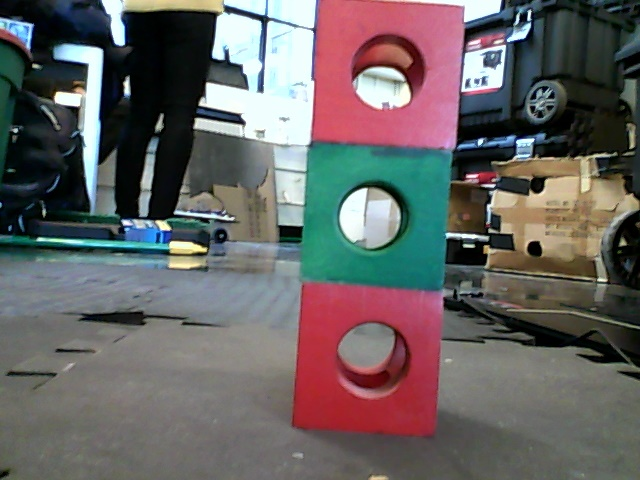
//> input picture block_test.jpg, 640 x 480 px
$ ./color_detector   (built with g++ and OpenCV 4)
//> lines starting //> are read from the running program, lines starting //| are printed output that depends on the picture; after the words box and inside, x2 and y2 are one past the last pixel; in counts of white or black regions, pixels touching at a corner belong together
#include <opencv2/core/core.hpp>
#include <opencv2/highgui/highgui.hpp>
#include <iostream>
#include <list>
#include <string>
#include <map>
#include <vector>
#include <unordered_set>
#include <set>
#include <time.h>
// #include "flood_fill.h"

using namespace cv;
using namespace std;

namespace
{
    template<typename T>
    std::size_t make_hash(const T& v)
    {
        return std::hash<T>()(v);
    }

    void hash_combine(std::size_t& h, const std::size_t& v)
    {
        h ^= v + 0x9e3779b9 + (h << 6) + (h >> 2);
    }

    template<typename T>
    struct hash_container
    {
        size_t operator()(const T& v) const
        {
            size_t h=0;
            for( const auto& e : v ) {
                hash_combine(h, make_hash(e));
            }
            return h;
        }
    };
}

namespace std
{
    template<typename T, typename U>
    struct hash< pair<T, U> >
    {
        size_t operator()(const pair<T,U>& v) const
        {
            size_t h=make_hash(v.first);
            hash_combine(h, make_hash(v.second));
            return h;
        }
    };

    template<typename... T>
    struct hash< vector<T...> > : hash_container< vector<T...> > {};

    template<typename... T>
    struct hash< map<T...> > : hash_container< map<T...> > {};
}


// Flood-fill (node, target-color, replacement-color):
//  1. If target-color is equal to replacement-color, return.
//  2. Set Q to the empty queue.
//  3. Add node to the end of Q.
//  4. While Q is not empty:
//  5.     Set n equal to the first element of Q.
//  6.     Remove first element from Q.
//  7.     If the color of n is equal to target-color:
//  8.         Set the color of n to replacement-color and mark "n" as processed.
//  9.         Add west node to end of Q if west has not been processed yet.
//  10.        Add east node to end of Q if east has not been processed yet.
//  11.        Add north node to end of Q if north has not been processed yet.
//  12.        Add south node to end of Q if south has not been processed yet.
//  13. Return.

vector<int> FloodFill(int orig_x, int orig_y, cv::Mat image) {
    vector< vector<int> > queue;
    // set< int > processed;
    int topLeftCornerY = 1200; // must be greater than 640x480=1120
    int topLeftCornerX = 1200; // must be greater than 640x480=1120
    int bottomRightCornerY = 0;
    int bottomRightCornerX = 0;

    vector<int> coor;
    coor.push_back(orig_x);
    coor.push_back(orig_y);
    queue.push_back(coor);

    uint8_t* pixelPtr = (uint8_t*)image.data;
    int cn = image.channels();
    int width = image.cols;
    int height = image.rows;
    Scalar_<uint8_t> bgrPixel;

    while (queue.size() != 0) {
        vector<int> cur_coor = queue.back();
        queue.pop_back();
        int x = cur_coor.at(0);
        int y = cur_coor.at(1);
        bgrPixel.val[0] = pixelPtr[x*width*cn + y*cn + 0]; // B
        bgrPixel.val[1] = pixelPtr[x*width*cn + y*cn + 1]; // G
        bgrPixel.val[2] = pixelPtr[x*width*cn + y*cn + 2]; // R

        bool isRed = bgrPixel.val[2] > 1.3*bgrPixel.val[1] && bgrPixel.val[2] > 1.3*bgrPixel.val[0];
        if (isRed) {
            if (x + y < topLeftCornerX + topLeftCornerY) {
                topLeftCornerX = x;
                topLeftCornerY = y;
            }
            else if (x + y > bottomRightCornerX + bottomRightCornerY) {
                bottomRightCornerX = x;
                bottomRightCornerY = y;
            }

            pixelPtr[x*width*cn + y*cn + 0] = 0;
            pixelPtr[x*width*cn + y*cn + 1] = 0;
            pixelPtr[x*width*cn + y*cn + 2] = 0;

            for (int dx = -1; dx < 2; dx++) {
                for (int dy = -1; dy < 2; dy++) {
                    if (dx == 0 && dy == 0) {
                        continue;
                    }
                    if (x+dx < width && x+dx >= 0 && y+dy < height && y+dy >= 0) {
                        vector<int> neighbor_coor;
                        neighbor_coor.push_back(x + dx);
                        neighbor_coor.push_back(y + dy);
                        // set<list<int> >::const_iterator got = processed.find(neighbor_coor);

                        // if (got == processed.end()) {
                            // not in processed
                            // processed.insert(neighbor_coor);
                            queue.push_back(neighbor_coor);
                        // }
                    }
                }
            }
        }
    }

    vector<int> output;
    int minNumLength = 25;
    if (bottomRightCornerX - topLeftCornerX > minNumLength && bottomRightCornerY - topLeftCornerY > minNumLength) {
        output.push_back(topLeftCornerX);
        output.push_back(topLeftCornerY);
        output.push_back(bottomRightCornerX);
        output.push_back(bottomRightCornerY);
    }

    return output;
}

int main( int argc, char** argv )
{
    const clock_t begin_time = clock();
    Mat image = imread("block_test.jpg");
//> image is the input picture: 480 rows x 640 cols, CV_8UC3; mean B, G, R 98.8, 99.4, 103.1
    int height = image.rows;
//> height = 480
    int width = image.cols;
//> width = 640

    vector<int> output;
    int numBlocks = 0;
    for (int x = 0; x < height; x+=50) { // why does switching height and width work?
        for (int y = 0; y < width; y+=50) {
            // output = FloodFill(480, 1990, image);
            output = FloodFill(x, y, image);
            // [22 lines of commented-out code are left out]
                if (output.size() !=0) {
                    cout << "[(" << output.at(0) << "," << output.at(1) << ")  (" << output.at(2) << "," << output.at(3) << ")]    ";
                    numBlocks++;
                }
        }
    }
//> this loop made 10 passes
//> numBlocks on passes 1 to 10: 1, 1, 1, 1, 1, 1, 2, 2, 2, 2
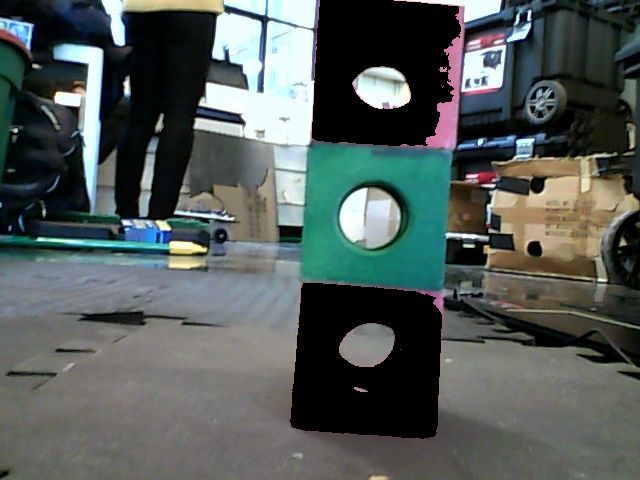
//> image: 480 rows x 640 cols, CV_8UC3; 11.73% of pixels changed, all inside (x1, y1, x2, y2) = (290, 0, 461, 439)
//> after the loop, numBlocks = 2
    cout << endl << "Flood fill took " << float( clock () - begin_time ) /  CLOCKS_PER_SEC << "s." << endl;
    cout << "Number of Flood Fill Areas discovered: " << numBlocks << endl;
//| Number of Flood Fill Areas discovered: 2

    namedWindow( "Display window", WINDOW_AUTOSIZE );// Create a window for display.
    imshow( "Display window", image );                   // Show our image inside it.

    waitKey(0);                                          // Wait for a keystroke in the window
    return 0;
}

$ run again, with Picture 10.jpg copied over block_test.jpg
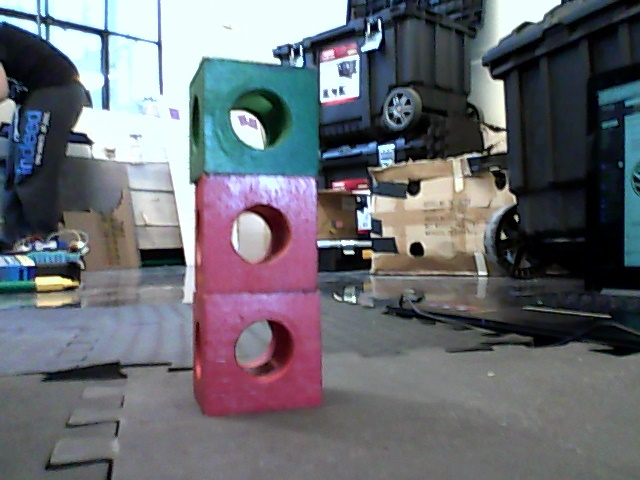
//> input picture Picture 10.jpg, 640 x 480 px
//> image is the input picture: 480 rows x 640 cols, CV_8UC3; mean B, G, R 114.5, 107.9, 105.9
//> the loop `for (int x = 0; x < height; x+=50)` made 10 passes
//> numBlocks on passes 1 to 8: 0, 0, 0, 0, 1, 1, 1, 1
//> after the loop `for (int x = 0; x < height; x+=50)`:
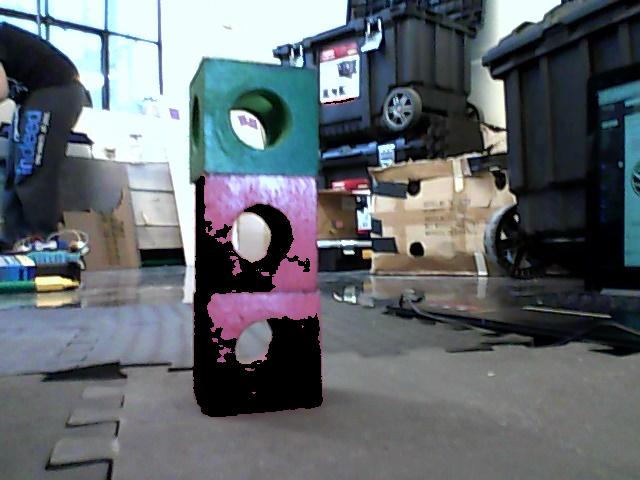
//> image: 480 rows x 640 cols, CV_8UC3; 5.11% of pixels changed, all inside (x1, y1, x2, y2) = (141, 98, 501, 417)
//> after the loop `for (int x = 0; x < height; x+=50)`: numBlocks = 1
//| Number of Flood Fill Areas discovered: 1

$ run again, with Picture 11.jpg copied over block_test.jpg
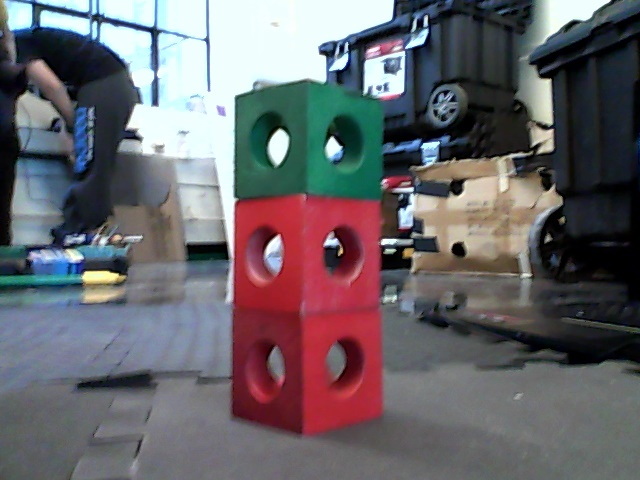
//> input picture Picture 11.jpg, 640 x 480 px
//> image is the input picture: 480 rows x 640 cols, CV_8UC3; mean B, G, R 106.6, 101.7, 104.7
//> the loop `for (int x = 0; x < height; x+=50)` made 10 passes
//> numBlocks on passes 1 to 8: 0, 0, 0, 0, 1, 1, 1, 1
//> after the loop `for (int x = 0; x < height; x+=50)`:
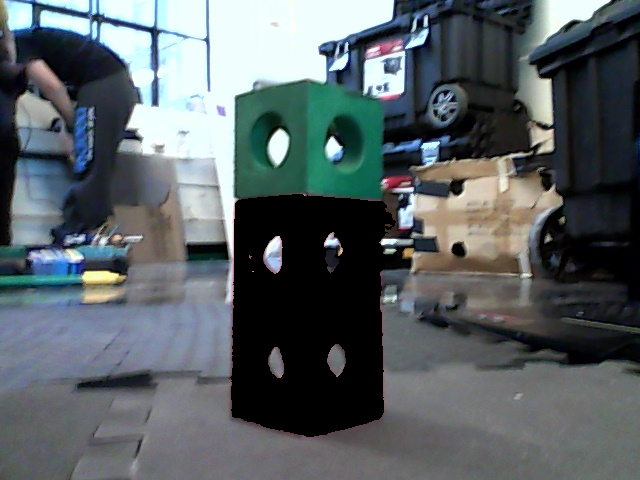
//> image: 480 rows x 640 cols, CV_8UC3; 10.7% of pixels changed, all inside (x1, y1, x2, y2) = (230, 194, 396, 437)
//> after the loop `for (int x = 0; x < height; x+=50)`: numBlocks = 1
//| Number of Flood Fill Areas discovered: 1

$ run again, with Picture 6.jpg copied over block_test.jpg
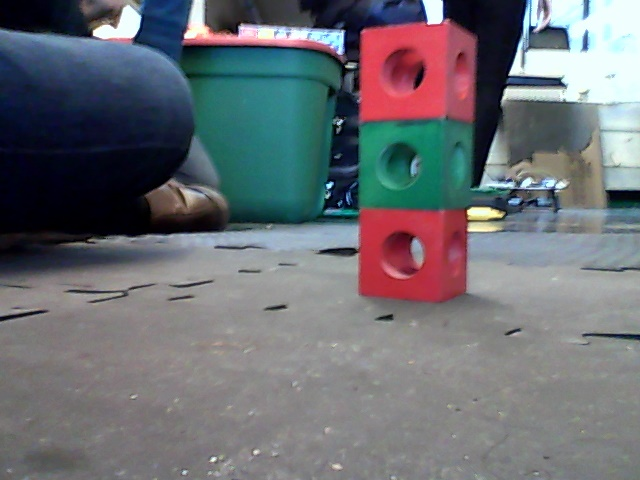
//> input picture Picture 6.jpg, 640 x 480 px
//> image is the input picture: 480 rows x 640 cols, CV_8UC3; mean B, G, R 115.1, 109.9, 107.1
//> the loop `for (int x = 0; x < height; x+=50)` made 10 passes
//> numBlocks on passes 1 to 8: 0, 1, 1, 1, 1, 2, 2, 2
//> after the loop `for (int x = 0; x < height; x+=50)`:
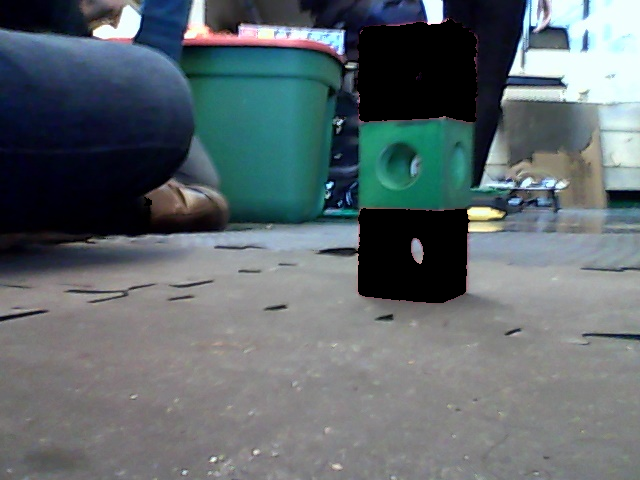
//> image: 480 rows x 640 cols, CV_8UC3; 6.72% of pixels changed, all inside (x1, y1, x2, y2) = (144, 18, 478, 303)
//> after the loop `for (int x = 0; x < height; x+=50)`: numBlocks = 2
//| Number of Flood Fill Areas discovered: 2
